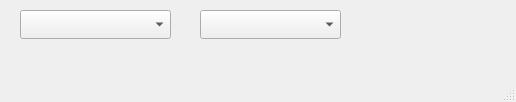
<?xml version="1.0" encoding="UTF-8"?>
<ui version="4.0">
 <class>dummy_gui</class>
 <widget class="QMainWindow" name="dummy_gui">
  <property name="geometry">
   <rect>
    <x>0</x>
    <y>0</y>
    <width>516</width>
    <height>102</height>
   </rect>
  </property>
  <property name="windowTitle">
   <string>MainWindow</string>
  </property>
  <widget class="QWidget" name="centralwidget">
   <widget class="QComboBox" name="streamoutSelector">
    <property name="geometry">
     <rect>
      <x>20</x>
      <y>10</y>
      <width>151</width>
      <height>29</height>
     </rect>
    </property>
   </widget>
   <widget class="QComboBox" name="channelSelector">
    <property name="geometry">
     <rect>
      <x>200</x>
      <y>10</y>
      <width>141</width>
      <height>29</height>
     </rect>
    </property>
   </widget>
  </widget>
  <widget class="QStatusBar" name="statusbar"/>
 </widget>
 <resources/>
 <connections/>
</ui>
